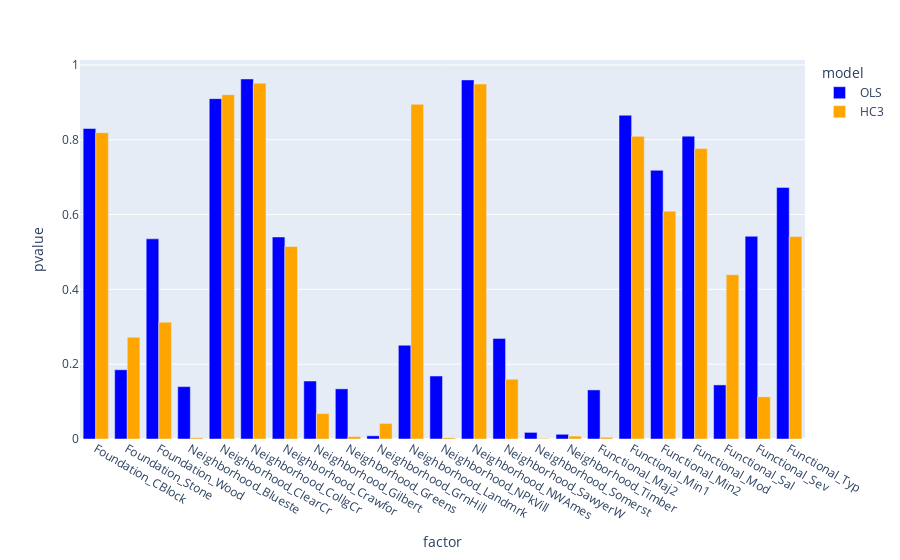

The code cell stored with this chart in its notebook:
### Markdown cell above
Ambos darão os mesmos coeficientes, mas fatores como intervalo de confianca e erros variarão. Para se ter uma ideia, vamos comparar os p-valores dos dois modelos:

### Code cell
pvalues = pd.DataFrame({
    'factor': model.pvalues.index,
    'OLS': model.pvalues,
    'HC3': robust_model.pvalues
}).drop('const')
# Let's consider p-values above a threshold, since this is just
# exploratory analysis anyway
pvalues = pvalues[(pvalues['OLS'] > 0.01) | (pvalues['HC3'] > 0.01)]
pvalues = pvalues.melt(
    id_vars="factor", var_name="model", value_name="pvalue"
)

# Plot grouped bar chart
fig = px.bar(
    pvalues,
    x="factor",
    y="pvalue",
    color="model",
    barmode="group",      # Side-by-side bars
    color_discrete_map={   # Assign consistent colors
        "OLS": "blue",
        "HC3": "orange"
    }
)

fig.show()

### Figure 1 — Plotly figure (JSON) as saved in the notebook; plotly's stock layout.template omitted (floating-point values rounded to 4 significant figures)
{"data": [{"alignmentgroup": "True", "hovertemplate": "model=OLS<br>factor=%{x}<br>pvalue=%{y}<extra></extra>", "legendgroup": "OLS", "marker": {"color": "blue", "pattern": {"shape": ""}}, "name": "OLS", "offsetgroup": "OLS", "orientation": "v", "showlegend": true, "textposition": "auto", "type": "bar", "x": ["Foundation_CBlock", "Foundation_Stone", "Foundation_Wood", "Neighborhood_Blueste", "Neighborhood_ClearCr", "Neighborhood_CollgCr", "Neighborhood_Crawfor", "Neighborhood_Gilbert", "Neighborhood_Greens", "Neighborhood_GrnHill", "Neighborhood_Landmrk", "Neighborhood_NPkVill", "Neighborhood_NWAmes", "Neighborhood_SawyerW", "Neighborhood_Somerst", "Neighborhood_Timber", "Functional_Maj2", "Functional_Min1", "Functional_Min2", "Functional_Mod", "Functional_Sal", "Functional_Sev", "Functional_Typ"], "xaxis": "x", "y": [0.83, 0.185, 0.535, 0.14, 0.9097, 0.9624, 0.54, 0.155, 0.1341, 0.008592, 0.2506, 0.1683, 0.9598, 0.2689, 0.01772, 0.01263, 0.1312, 0.8653, 0.7182, 0.8095, 0.1446, 0.5419, 0.6724], "yaxis": "y"}, {"alignmentgroup": "True", "hovertemplate": "model=HC3<br>factor=%{x}<br>pvalue=%{y}<extra></extra>", "legendgroup": "HC3", "marker": {"color": "orange", "pattern": {"shape": ""}}, "name": "HC3", "offsetgroup": "HC3", "orientation": "v", "showlegend": true, "textposition": "auto", "type": "bar", "x": ["Foundation_CBlock", "Foundation_Stone", "Foundation_Wood", "Neighborhood_Blueste", "Neighborhood_ClearCr", "Neighborhood_CollgCr", "Neighborhood_Crawfor", "Neighborhood_Gilbert", "Neighborhood_Greens", "Neighborhood_GrnHill", "Neighborhood_Landmrk", "Neighborhood_NPkVill", "Neighborhood_NWAmes", "Neighborhood_SawyerW", "Neighborhood_Somerst", "Neighborhood_Timber", "Functional_Maj2", "Functional_Min1", "Functional_Min2", "Functional_Mod", "Functional_Sal", "Functional_Sev", "Functional_Typ"], "xaxis": "x", "y": [0.8188, 0.2721, 0.3122, 0.003401, 0.9203, 0.951, 0.5147, 0.06808, 0.006509, 0.04173, 0.8946, 0.003395, 0.9487, 0.1597, 0.001579, 0.007778, 0.004602, 0.8089, 0.609, 0.7763, 0.439, 0.1127, 0.5411], "yaxis": "y"}], "layout": {"autosize": true, "barmode": "group", "legend": {"title": {"text": "model"}, "tracegroupgap": 0}, "margin": {"t": 60}, "xaxis": {"anchor": "y", "autorange": true, "domain": [0, 1], "range": [-0.5, 22.5], "title": {"text": "factor"}, "type": "category"}, "yaxis": {"anchor": "x", "autorange": true, "domain": [0, 1], "range": [0, 1.013], "title": {"text": "pvalue"}, "type": "linear"}}}
